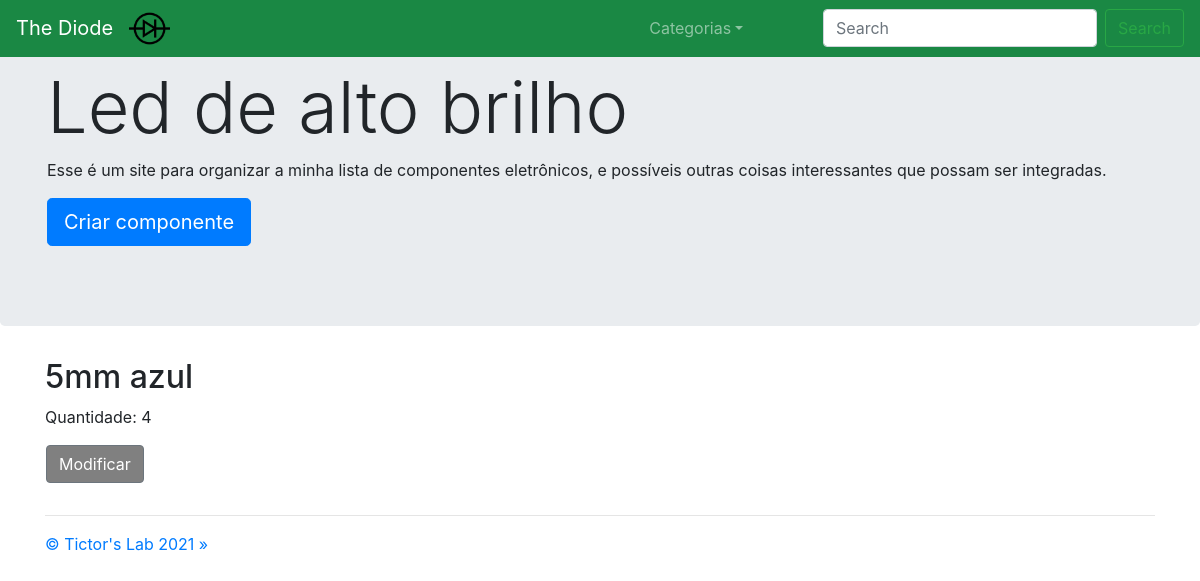
The page /componentes/categoria3/tipo3/ on the database its author committed.
### components/models.py (models this page shows, shortened)
class ComponentType(models.Model):
    name       = models.CharField(max_length = 100)
    categoria  = models.ForeignKey('Category', on_delete=models.CASCADE, default="1")
    quantidade = models.IntegerField(blank=True, null=True)
    def __str__(self):
        return self.name

class Component(models.Model):
    name       = models.CharField(max_length=100, null=True)
    tipo       = models.ForeignKey('ComponentType', on_delete=models.CASCADE, default="1")
    quantidade = models.IntegerField(default=0)
    limite     = models.IntegerField(default=99, null=True)

### core/views.py (the view)
# urls.py: path('componentes/', categorias, name='categorias'),
def componentes(request, id_categoria, id):
    componentes = Component.objects.filter(tipo=id).order_by('name')
    categorias = Category.objects.order_by('-quantidade')
    criar_painel_msg = painelDeArmazenamentoModular_contextMsg(request)
    context = {'categorias':categorias,
               'componentes': componentes,
               'tipo_especifico':ComponentType.objects.get(id=id),
               'id_categoria':id_categoria,
               'id_tipo':id,
               'criar_painel_msg':criar_painel_msg}
    return render(request, 'core/componentes.html', context)

### core/views.py (called while the page is built)
def painelDeArmazenamentoModular_splitIds(request, cookie_name):
    criar_painel_ids = request.COOKIES.get(cookie_name)
    if (criar_painel_ids != None): criar_painel_num_ids = len(criar_painel_ids.split(","))
    else: criar_painel_num_ids = 0
    return criar_painel_num_ids

def painelDeArmazenamentoModular_contextMsg(request):
    criar_painel_num_ids = painelDeArmazenamentoModular_splitIds(request, "criar_painel_ids")
    if request.COOKIES.get('criar_painel') == "True" and criar_painel_num_ids == 9:
        criar_painel_msg = "todos os componentes selecionados"
    elif request.COOKIES.get('criar_painel') == "True":
        criar_painel_msg = str(criar_painel_num_ids) + " componentes selecionados"
    else:
        criar_painel_msg = 0
    return criar_painel_msg

### core/templates/core/componentes.html (shortened to what this page needs)
{% extends 'core/base.html' %}
{% load static %}
{% block content %}
<nav class="navbar navbar-expand-md navbar-dark fixed-top" style="background-color: #1a8844;">
    <div class="btnWithSliderEffect" role="home">
    <a class="navbar-brand" onclick="changePage('/')" role="button">The Diode</a>
    </div>
    <div class="collapse navbar-collapse" id="navbarsExampleDefault">
        <ul class="navbar-nav mr-auto">
            <li>
                <img src="{% static 'core/imagens/Diode.png' %}" style="width:8%;">
            </li>
            <li class="nav-item dropdown">
                <a class="nav-link dropdown-toggle" href="#" id="dropdown01" data-toggle="dropdown" aria-haspopup="true"
                    aria-expanded="false">Categorias</a>
            </li>
        </ul>
        <form class="form-inline my-2 my-lg-0" action="/componentes/search">
            <input name="q" class="form-control mr-sm-2" type="text" placeholder="Search" aria-label="Search">
            <div class="btnWithSliderEffect">
            <button class="btn btn-outline-success my-2 my-sm-0" type="submit">Search</button>
            </div>
        </form>
    </div>
</nav>
<main role="main">
    <div class="jumbotron">
        <div class="fromRight">
            <div class="container">
                <h1 class="display-3">{{ tipo_especifico }}</h1>
                <p>Esse é um site para organizar a minha lista de componentes eletrônicos, e possíveis outras coisas interessantes que possam ser integradas.</p>
            </div>
            <div class="btnWithSliderEffect">
            <div class="container">
                <p><button class="btn btn-primary btn-lg" onclick="changePage('criarcomponente')" role="button">Criar componente</button></p>
            </div>
            </div>
        </div>
    </div>
    <div class="fromRight">
    <div class="container">
        <div class="row">
            {% for componente in componentes %}
            <div class="col-md-4">
                <h2>{{ componente.name }}</h2>
                <p>Quantidade: {{ componente.quantidade }}</p>
                <div class="row">
                    {% if criar_painel_msg == 0 %}
                        <div id="btn-modificar">
                            <div class="btnWithSliderEffect">
                            <button class="btn btn-secondary" onclick="changePage('/componentes/categoria{{ componente.tipo.categoria.id }}/tipo{{ componente.tipo.id }}/componente{{ componente.id }}')" role="button" style="background-color: #808080;">Modificar</button>
                            </div>
                        </div>
                    {% endif %}
                </div>
            </div>
            {% endfor %}
        </div>
        <hr>
    </div>
    </div>
</main>
<footer class="container">
    <p><a href="http://tictorslab.blogspot.com/" role="button">&copy; Tictor's Lab 2021 &raquo;</a></p>
</footer>
{% endblock %}

### core/static/core/base.css (style rules this page uses)
body { overflow-x: hidden; overflow-y: scroll; }
.fromRight { opacity: 0%; }

### core/templates/core/componentes.html (style rules this page uses)
#btn-modificar { padding-left: 16px; }

### rows shown on the page
ComponentType: name "Led de alto brilho"
Component: name "5mm azul", quantidade "4"
